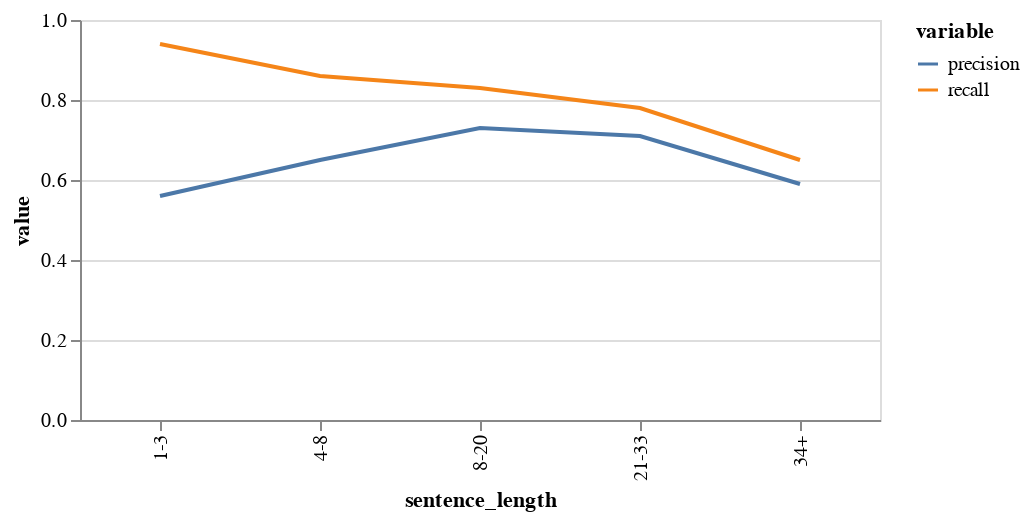

Notebook code for this chart:
### Code cell
performancebylength

### Figure 1 — Vega-Lite specification as saved in the notebook (floating-point values rounded to 4 significant figures)
{"config": {"view": {"continuousWidth": 400, "continuousHeight": 300}}, "data": {"name": "data-9e2ff89393858e2bc46f98d889e78eeb"}, "mark": "line", "encoding": {"color": {"type": "nominal", "field": "variable"}, "x": {"type": "nominal", "field": "sentence_length", "sort": ["1-3", "4-8", "8-20", "21-33", "34+"]}, "y": {"type": "quantitative", "field": "value"}}, "height": 200, "width": 400, "$schema": "https://vega.github.io/schema/vega-lite/v4.8.1.json", "datasets": {"data-9e2ff89393858e2bc46f98d889e78eeb": [{"sentence_length": "1-3", "variable": "precision", "value": 0.56}, {"sentence_length": "4-8", "variable": "precision", "value": 0.65}, {"sentence_length": "8-20", "variable": "precision", "value": 0.73}, {"sentence_length": "21-33", "variable": "precision", "value": 0.71}, {"sentence_length": "34+", "variable": "precision", "value": 0.59}, {"sentence_length": "1-3", "variable": "recall", "value": 0.94}, {"sentence_length": "4-8", "variable": "recall", "value": 0.86}, {"sentence_length": "8-20", "variable": "recall", "value": 0.83}, {"sentence_length": "21-33", "variable": "recall", "value": 0.78}, {"sentence_length": "34+", "variable": "recall", "value": 0.65}]}}
